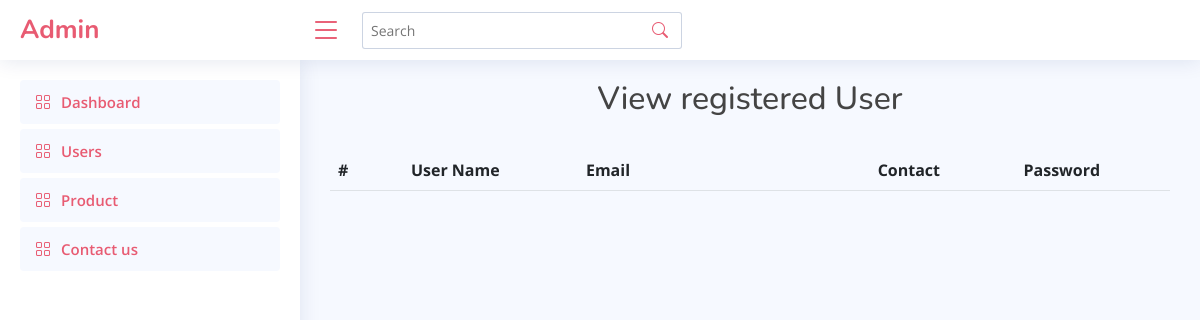
The page /admin/user_admin.php on the database as committed earlier.
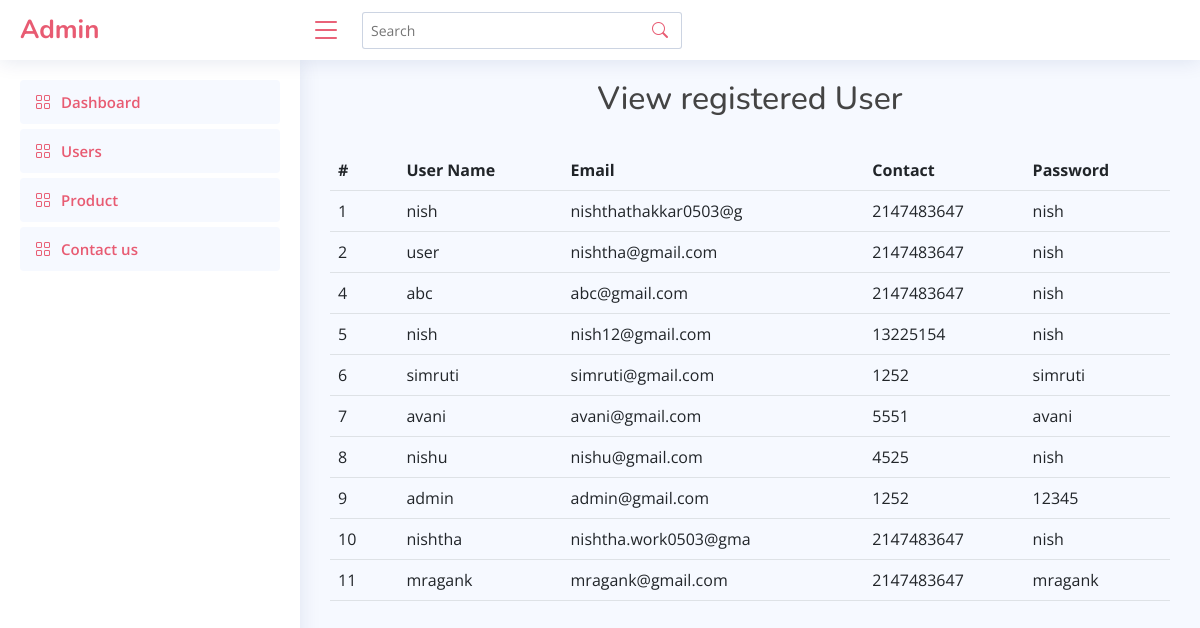
The same page on the database as committed later.
### tables this page shows
CREATE TABLE `user` (
  `user_id` int(10) NOT NULL,
  `username` varchar(30) NOT NULL,
  `password` varchar(20) NOT NULL,
  `confirm_password` varchar(20) NOT NULL,
  `contact_no` int(10) NOT NULL,
  `address` varchar(100) DEFAULT NULL,
  `email` varchar(50) NOT NULL
);

### admin/user_admin.php (the view, shortened to what this page needs)
<!DOCTYPE html>
<html lang="en">
<head>
  <link href="assets/vendor/bootstrap/css/bootstrap.min.css" rel="stylesheet">
  <link href="assets/vendor/bootstrap-icons/bootstrap-icons.css" rel="stylesheet">
  <link href="assets/vendor/boxicons/css/boxicons.min.css" rel="stylesheet">
  <link href="assets/vendor/quill/quill.snow.css" rel="stylesheet">
  <link href="assets/vendor/quill/quill.bubble.css" rel="stylesheet">
  <link href="assets/vendor/remixicon/remixicon.css" rel="stylesheet">
  <link href="assets/vendor/simple-datatables/style.css" rel="stylesheet">
  <link href="assets/css/style.css" rel="stylesheet">
</head>
<body>
  <header id="header" class="header fixed-top d-flex align-items-center">
    <div class="d-flex align-items-center justify-content-between">
      <a href="index.php" class="logo d-flex align-items-center">
        <span class="d-none d-lg-block">Admin</span>
      </a>
      <i class="bi bi-list toggle-sidebar-btn"></i>
    </div>
    <div class="search-bar">
      <form class="search-form d-flex align-items-center" method="POST" action="#">
        <input type="text" name="query" placeholder="Search" title="Enter search keyword">
        <button type="submit" title="Search"><i class="bi bi-search"></i></button>
      </form>
    </div>
  </header>
  <aside id="sidebar" class="sidebar">
<ul class="sidebar-nav" id="sidebar-nav">
  <li class="nav-item">
    <a class="nav-link " href="index.php">
      <i class="bi bi-grid"></i>
      <span>Dashboard</span>
    </a>
  </li>
  <li class="nav-item">
    <a class="nav-link " href="user_admin.php">
      <i class="bi bi-grid"></i>
      <span>Users</span>
    </a>
  </li>
  <li class="nav-item">
    <a class="nav-link " href="product.php">
      <i class="bi bi-grid"></i>
      <span>Product</span>
    </a>
  </li>
  <li class="nav-item">
    <a class="nav-link " href="contact_admin.php">
      <i class="bi bi-grid"></i>
      <span>Contact us</span>
    </a>
  </li>
</ul>
</aside>
  <main id="main" class="main">
  <?php
include 'connection.php';
$query = "SELECT * from user;";
$data = mysqli_query($conn, $query);
?>
	<h2 class="text-center">View registered User</h2><br>
<table class="table">
<tr>
			<th width="5%">#</th>
			<th width="12%">User Name</th>
			<th width="20%">Email</th>
			<th width="10%">Contact</th>
            <th width="10%">Password</th>
		</tr>
        <?php
            while ($result = mysqli_fetch_assoc($data)) {
                echo "<tr>
                <td>" . $result["user_id"] . "</td>
                <td>" . $result["username"] . "</td>
                <td>" . $result["email"] . "</td>
                <td>" . $result["contact_no"] . "</td>
                <td>" . $result["password"] . "</td>";
            }
            echo "</table>";
        ?>
  </main>
</body>
</html>

Rows that differ between the two databases and show on the page:
added user: user_id "1", username "nish", email "nishthathakkar0503@g", contact_no "2147483647", password "nish"
added user: user_id "2", username "user", email "nishtha@gmail.com", contact_no "2147483647", password "nish"
added user: user_id "4", username "abc", email "abc@gmail.com", contact_no "2147483647", password "nish"
added user: user_id "5", username "nish", email "nish12@gmail.com", contact_no "13225154", password "nish"
added user: user_id "6", username "simruti", email "simruti@gmail.com", contact_no "1252", password "simruti"
added user: user_id "7", username "avani", email "avani@gmail.com", contact_no "5551", password "avani"
added user: user_id "8", username "nishu", email "nishu@gmail.com", contact_no "4525", password "nish"
added user: user_id "9", username "admin", email "admin@gmail.com", contact_no "1252", password "12345"
added user: user_id "10", username "nishtha", email "nishtha.work0503@gma", contact_no "2147483647", password "nish"
added user: user_id "11", username "mragank", email "mragank@gmail.com", contact_no "2147483647", password "mragank"
